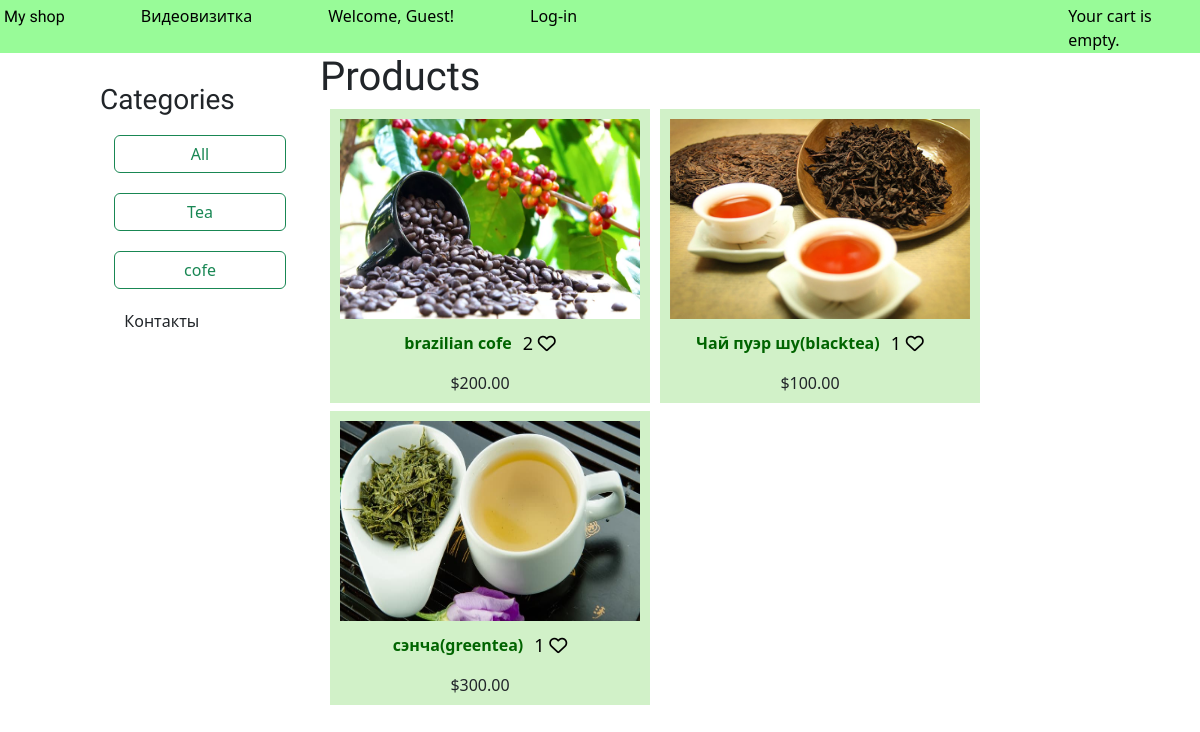
The page / on the database its author committed.
### shop/models.py (models this page shows, shortened)
class Category(models.Model):
     name = models.CharField(max_length=200)
     slug = models.SlugField(max_length=200,
     unique=True)
     class Meta:
         ordering = ['name']
         indexes = [
         models.Index(fields=['name']),
         ]
         verbose_name = 'category'
         verbose_name_plural = 'categories'
     def get_absolute_url(self):
         return reverse('shop:product_list_by_category',
                        args=[self.slug])

class Product(models.Model):
    category = models.ForeignKey(Category,
                                 related_name='products',
                                 on_delete=models.CASCADE)
    name = models.CharField(max_length=200)
    slug = models.SlugField(max_length=200)
    image = models.ImageField(upload_to='products/%Y/%m/%d',
                              blank=True)
    description = models.TextField(blank=True)
    price = models.DecimalField(max_digits=10,
                                decimal_places=2)
    available = models.BooleanField(default=True)
    created = models.DateTimeField(auto_now_add=True)
    updated = models.DateTimeField(auto_now=True)
    users_like = models.ManyToManyField(
        settings.AUTH_USER_MODEL,
        related_name='products_liked',
        blank=True
    )
    def get_absolute_url(self):
        return reverse('shop:product_detail',
                       args=[self.id, self.slug])
    class Meta:
        ordering = ['name']
        indexes = [
            models.Index(fields=['id', 'slug']),
            models.Index(fields=['name']),
            models.Index(fields=['-created']),
        ]
    def __str__(self):
        return self.name

### shop/views.py (the view)
# urls.py: path('', views.product_list, name='product_list'),  # Все продукты
def product_list(request, category_slug=None):
    category = None
    categories = Category.objects.all()
    products = Product.objects.all()
    print(products)
    if category_slug:
        category = get_object_or_404(Category,
                                     slug=category_slug)
        products = products.filter(category=category)
    return render(request,
                  'shop/product/list.html',
                  {'category': category,
                   'categories': categories,
                   'products': products,
                   'user':UserRegistrationForm(request.POST),
                   },
                  )

### shop/templates/shop/product/list.html (shortened to what this page needs)
{% extends "shop/base.html" %}
{% load static %}
{% block content %}
 <div id="sidebar">
 <h3>Categories</h3>
 <ul>
 <li {% if not category %}{% endif %}>
 <a href="{% url 'shop:product_list' %}" button type="button" class="btn btn-outline-success">All</a>
 </li>
 {% for c in categories %}
 <li {% if category.slug == c.slug %} {% endif %}>
 <a href="{{ c.get_absolute_url }}" button type="button" class="btn btn-outline-success">{{ c.name }}</a>
 </li>
 {% endfor %}
     <li>
      <div class="dropdown">
      <a>Контакты</a>
    </div>
     </li>
 </ul>
 </div>
 <div id="main" class="product-list">
 <h1>{% if category %}{{ category.name }}{% else %}Products {% endif %}</h1>
{% for product in products %}
    <div class="item">
        <a href="{{ product.get_absolute_url }}">
            <img src="{% if product.image %}{{ product.image.url }}{% else %}{% static 'shop/img/no_image.png' %}{% endif %}">
        </a>
        <div class="title-like">
    <a href="{{ product.get_absolute_url }}">{{ product.name }}</a>
    <div class="like">{{ product.users_like.count }} <i class="fa-regular fa-heart"></i> </div>
  </div>
        <br>
        ${{ product.price }}
    </div>
{% empty %}
    <p>No products available.</p>
{% endfor %}
 </div>
{% endblock %}

### shop/static/shop/css/base.css (style rules this page uses)
body { margin:0; padding:0; font-family:helvetica, sans-serif; z-index: 0; }
h1, h2, h3, h4, h5 , h6 { font-family: 'Ubuntu', sans-serif; font-weight:normal; }
a { text-decoration:none; color:#5993bb; }
#sidebar { width:220px; padding:30px 20px 0 0; float:left; height: 100vh; }
#sidebar ul { margin:0; padding:0; }
#sidebar ul li { margin:0; list-style:none; padding:10px 14px; }
#sidebar ul li a { display:block; }
#main { float:left; width: 96%; margin-right:-220px; overflow:hidden; z-index:0; }
.product-list .item { width:320px; padding:10px 20px 10px 0; float:left; text-align:center; line-height:1.2; background:#d1f1c8; margin-left:10px; margin-bottom:8px; transition: transform .6s ease; z-index: 0; }
.product-list .item img { width:300px; height: 200px; margin-left: 10px; margin-bottom:8px; }
.product-list .item a { color :#2E8B57; }
.product-list .item .title-like { display: flex; justify-content: center; align-items: center; gap: 6px; margin-top: 6px; }
.product-list .item .title-like a { text-decoration: none; color: #006400; font-weight: bold; }
.product-list .item .like { color: black; font-size: 18px; margin-left: 5px; }
.dropdown { position: relative; display: inline-block; z-index: 2000; margin-left: 6%; }

### rows shown on the page
Category: name "Tea"
Category: name "cofe"
Product: image (picture), name "brazilian cofe", users_like.count "2", price "200.00"
Product: image (picture), name "Чай пуэр шу(blacktea)", users_like.count "1", price "100.00"
Product: image (picture), name "сэнча(greentea)", users_like.count "1", price "300.00"
